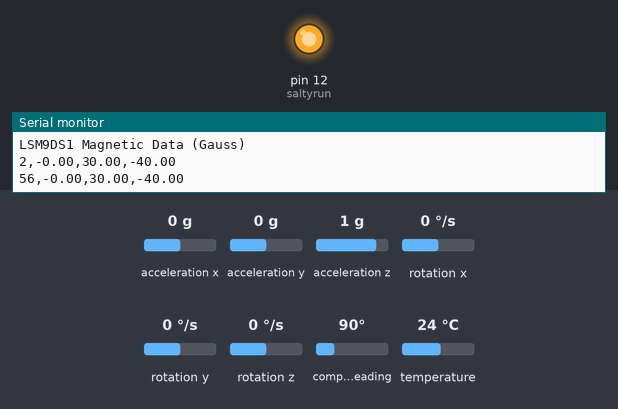
A sketch run on a simulated Arduino Uno, built with avr-gcc and run on an emulated ATmega328P. Shown: output pins drawn as LEDs (lit = HIGH), the last lines printed to the serial monitor. The test bench sets the inputs (shaded band); at power-on: acceleration x 0 g, acceleration y 0 g, acceleration z 1 g, rotation x 0 °/s, rotation y 0 °/s, rotation z 0 °/s, compass heading 90°, temperature 24 °C. At 3.0 s the program stops and its outputs stay as they are.

Above: at 0.1 s.
At 3.1 s:
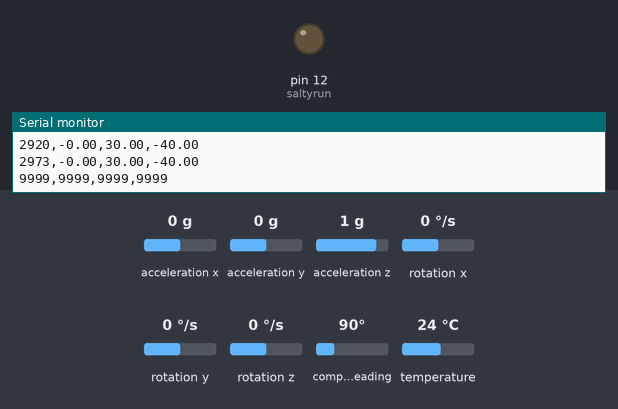
Timing chart, 0 to 4.5 s (numbered marks = the images above):
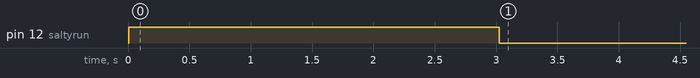

The sketch:

MotorMagTrain_Salty.ino
```cpp
// MotorMagTrain_Salty.ino
// Tristan Whisenant 7/9/2018
// Communicate with the Magnetometer, Drive the Train, Stop the Train
///////////////////////////////////////////////////////////////////////////////////////////////////////////////////
//LIBRARIES
#include <Wire.h>
#include <SPI.h>
#include <Adafruit_LSM9DS1.h>
#include <Adafruit_Sensor.h>  // not used in this demo but required!

///////////////////////////////////////////////////////////////////////////////////////////////////////////////////
// i2c Communication Tag
Adafruit_LSM9DS1 lsm = Adafruit_LSM9DS1();

///////////////////////////////////////////////////////////////////////////////////////////////////////////////////
// DEFINE PINS
#define LSM9DS1_SCK A5
#define LSM9DS1_MISO 12
#define LSM9DS1_MOSI A4
#define LSM9DS1_XGCS 6
#define LSM9DS1_MCS 5

///////////////////////////////////////////////////////////////////////////////////////////////////////////////////
// *** NEW USER INPUT HERE ***
// CHANGE HOW LONG SALTY RUNS (in milliseconds)
int runtime = 3000;

///////////////////////////////////////////////////////////////////////////////////////////////////////////////////
// DEFINE CONSTANTS
int breakboi = 50;
int saltyrun = 12;

///////////////////////////////////////////////////////////////////////////////////////////////////////////////////
// Use function in sensor library to setup sensor and set magnetic range
void setupSensor()
{
  // 2.) Set the magnetometer sensitivity
  lsm.setupMag(lsm.LSM9DS1_MAGGAIN_16GAUSS);
}


void setup()
{
    ///////////////////////////////////////////////////////////////////////////////////////////////////////////////////
    // Begin Serial Communication
       Serial.begin(9600);

    // Optional Print Output (Disabled in other sketches as it makes it more difficult to compute with later)
       Serial.println("LSM9DS1 Magnetic Data (Gauss)");

    // Intialize Chip
      lsm.begin();

    // start Salty's Motor Pin
      pinMode(saltyrun, OUTPUT);

    // Run the Setup Sensor Func.
      setupSensor();
}

void loop()
{

// The Main Measurement Loop
    while(millis() <=  runtime)   // Stop taking data after specified amount of time
    {

      // Measure the Data
      lsm.read();

      // Tell Magnetometer to be ready for more data in the future
      sensors_event_t a, m, g, temp;

      lsm.getEvent(&a, &m, &g, &temp);


      // Print Magnetic Data to Serial Window
      Serial.print(millis());     Serial.print(",");
      Serial.print(m.magnetic.x); Serial.print(",");
      Serial.print(m.magnetic.y); Serial.print(",");
      Serial.print(m.magnetic.z);
      Serial.println("");

      // Keep Salty Chugging Along
      digitalWrite(saltyrun, HIGH);
      delay(breakboi);
     }


     // Stop Salty from running off the track
     digitalWrite(saltyrun, LOW);


        // Terminating Line (To Be Discarded)
        Serial.print(9999); Serial.print(",");
        Serial.print(9999); Serial.print(",");
        Serial.print(9999); Serial.print(",");
        Serial.print(9999);
        Serial.println("");

        // Break the Loop
        for (;;);


  }
```

Measured:
- by itself, pin 12 (saltyrun): LOW → HIGH at 0.00 s, → LOW 3.0 s later
